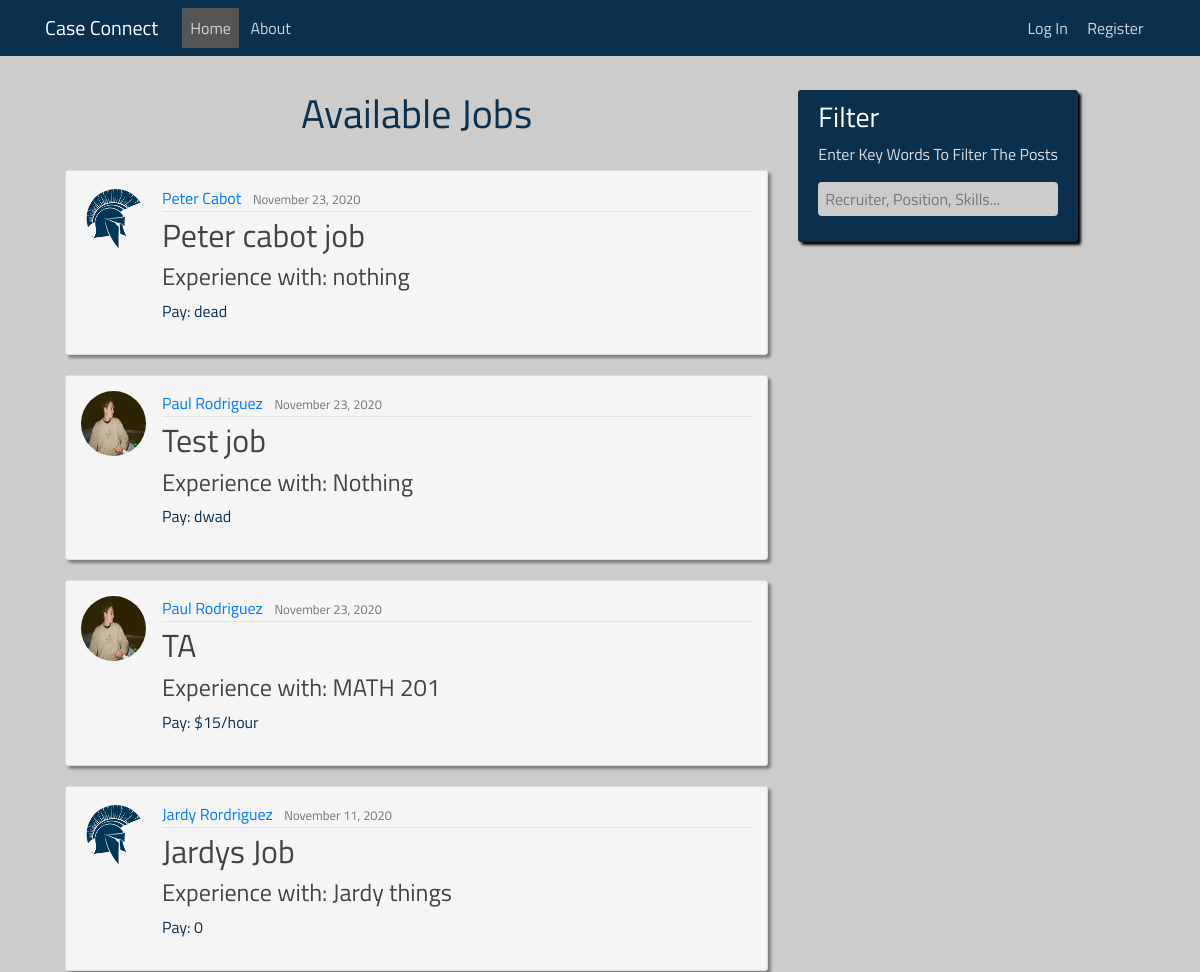
The app's page / (upper part), older data.
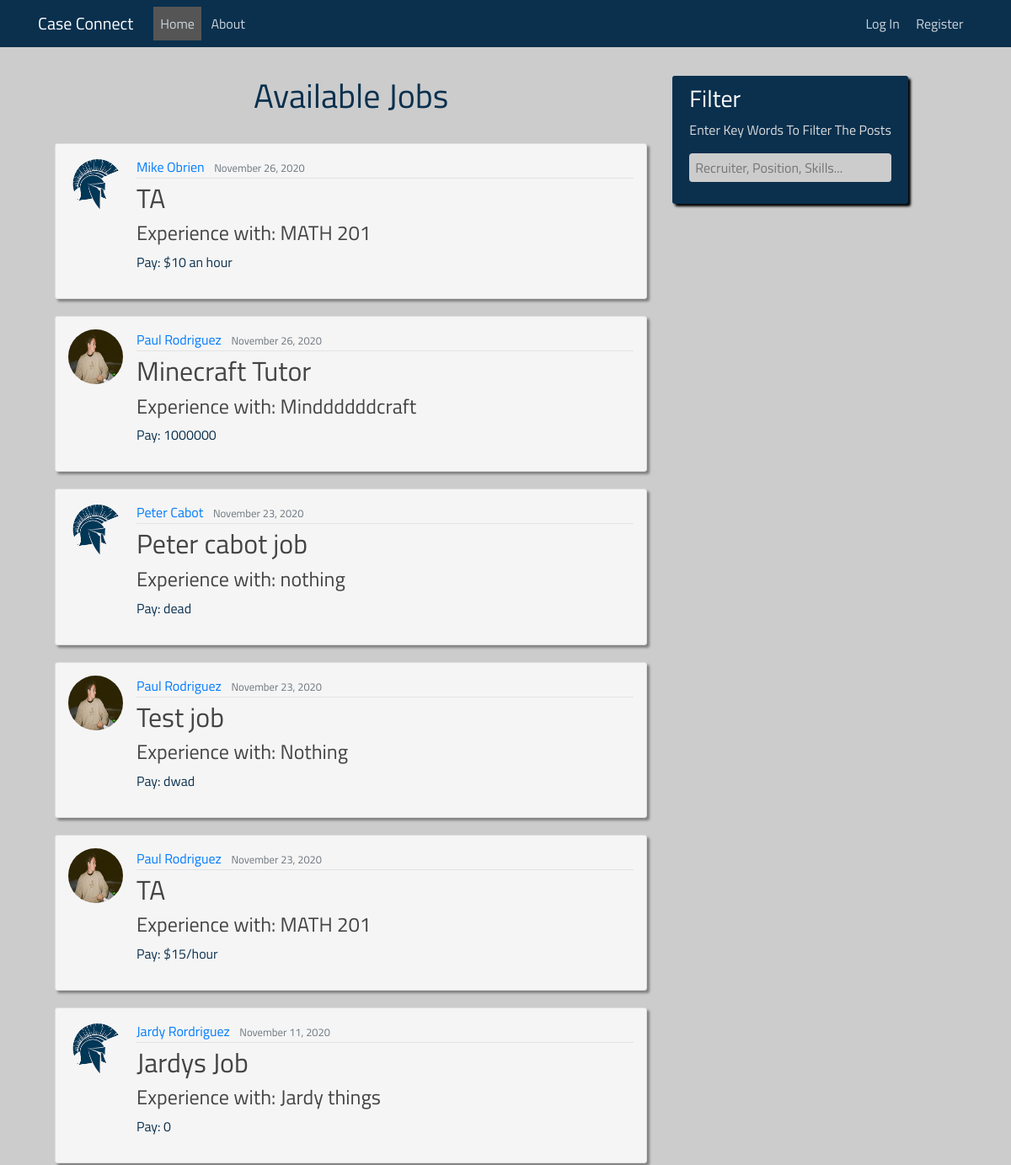
The same page, newer data.
### case_connecting/models.py (models this page shows, shortened)
class Post(models.Model):
    recruiter = models.ForeignKey(User, on_delete=models.CASCADE)
    position = models.CharField(max_length=200)
    knowledge = models.CharField(max_length=200)
    content = models.TextField()
    pay = models.CharField(max_length=200)
    date_posted = models.DateTimeField(default=timezone.now)

### users/models.py (models this page shows, shortened)
class Profile(models.Model):
    user = models.OneToOneField(User, on_delete=models.CASCADE)
    image = models.ImageField(default='default.jpg', upload_to='profile_pics')
    resume = models.FileField(default=None, upload_to='resumes')

### case_connecting/views.py (the view)
# urls.py: path('', PostListView.as_view(), name="case_connecting-home"),
class PostListView(ListView):
    model = Post
    template_name = 'case_connecting/home.html'
    context_object_name = 'posts'
    ordering = ['-date_posted']  # the most recent available jobs will be moved to the top
    paginate_by = 15  # the number of posts per page

### templates/case_connecting/home.html (shortened to what this page needs)
{% extends "case_connecting/base.html" %}
{% load static %}
{% block content %}
<head>
 <link rel="stylesheet" type="text/css" href="{% static 'case_connecting/home.css' %}">
</head>
<div class="content-section" id="posting-list">
    <div class="row">
        <div class="col-md-8">
            <div>
                <h1>Available Jobs</h1>
                <br>
            </div>
            {% for post in posts %}
            <article id="post" class="media content-section">
                <img class="rounded-circle article-img" src="{{ post.recruiter.profile.image.url }}">
                <div class="media-body">
                    <div class="article-metadata">
                        <a class="mr-2" href="{% url 'user-posts' post.recruiter.username %}">{{ post.recruiter.get_full_name }}</a>
                        <small class="text-muted">{{ post.date_posted|date:"F d, Y" }}</small>
                    </div>
                    <h2><a class="article-title" href="{% url 'post-detail' post.id %}">{{ post.position }}</a></h2>
                    <h4>Experience with: {{ post.knowledge }}</h4>
                    <p class="article-content">Pay: {{ post.pay }}</p>
                </div>
            </article>
            {% endfor %}
        </div>
        <div class="col-md-4">
            <div class="content-section" id="filter">
                <h3 id="filtertext1">Filter</h3>
                <p id="filtertext2"> Enter Key Words To Filter The Posts
                <ul class="list-group">
                    <form method="get" action="{% url 'case_connecting-search' %}">
                        <input name="q" id="id_q" value="{{ request.GET.q }}" placeholder="Recruiter, Position, Skills...">
                    </form>
                </ul>
                </p>
            </div>
        </div>
    </div>
</div>
{% endblock %}

Row changes from the older to the newer data that the page shows:
added Post: recruiter.profile.image (placeholder picture), recruiter.get_full_name "Mike Obrien", date_posted "November 26, 2020", position "TA", knowledge "MATH 201", pay "$10 an hour"
added Post: recruiter.profile.image (picture), recruiter.get_full_name "Paul Rodriguez", date_posted "November 26, 2020", position "Minecraft Tutor", knowledge "Minddddddcraft", pay "1000000"
